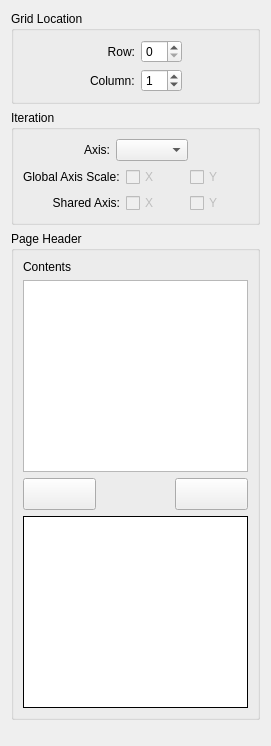
<?xml version="1.0" encoding="UTF-8"?>
<ui version="4.0">
 <class>IterateTab</class>
 <widget class="QWidget" name="IterateTab">
  <property name="geometry">
   <rect>
    <x>0</x>
    <y>0</y>
    <width>271</width>
    <height>746</height>
   </rect>
  </property>
  <property name="windowTitle">
   <string>Form</string>
  </property>
  <layout class="QVBoxLayout" name="tabLayout">
   <item>
    <widget class="QGroupBox" name="chooserFrame">
     <property name="title">
      <string>Grid Location</string>
     </property>
     <layout class="QHBoxLayout" name="horizontalLayout_2">
      <item>
       <spacer name="horizontalSpacer_3">
        <property name="orientation">
         <enum>Qt::Horizontal</enum>
        </property>
        <property name="sizeHint" stdset="0">
         <size>
          <width>45</width>
          <height>20</height>
         </size>
        </property>
       </spacer>
      </item>
      <item>
       <layout class="QGridLayout" name="gridLayout">
        <item row="0" column="0">
         <widget class="QLabel" name="rowIndexLabel">
          <property name="text">
           <string>Row:</string>
          </property>
          <property name="alignment">
           <set>Qt::AlignRight|Qt::AlignTrailing|Qt::AlignVCenter</set>
          </property>
         </widget>
        </item>
        <item row="0" column="1">
         <widget class="QSpinBox" name="gridRowSpin">
          <property name="toolTip">
           <string>The row location for the plot.  Setting the row to 0 indicates the plot should not be shown.</string>
          </property>
          <property name="minimum">
           <number>0</number>
          </property>
         </widget>
        </item>
        <item row="1" column="0">
         <widget class="QLabel" name="colIndexLabel">
          <property name="text">
           <string>Column:</string>
          </property>
         </widget>
        </item>
        <item row="1" column="1">
         <widget class="QSpinBox" name="gridColSpin">
          <property name="toolTip">
           <string>The column location for the plot.  Setting the column to 0 indicates the plot should not be shown.</string>
          </property>
          <property name="minimum">
           <number>0</number>
          </property>
          <property name="value">
           <number>1</number>
          </property>
         </widget>
        </item>
       </layout>
      </item>
      <item>
       <spacer name="horizontalSpacer_4">
        <property name="orientation">
         <enum>Qt::Horizontal</enum>
        </property>
        <property name="sizeHint" stdset="0">
         <size>
          <width>45</width>
          <height>20</height>
         </size>
        </property>
       </spacer>
      </item>
     </layout>
    </widget>
   </item>
   <item>
    <widget class="QGroupBox" name="iterationGroupBox">
     <property name="title">
      <string>Iteration</string>
     </property>
     <layout class="QVBoxLayout" name="verticalLayout">
      <item>
       <layout class="QHBoxLayout" name="horizontalLayout">
        <item>
         <spacer name="horizontalSpacer_2">
          <property name="orientation">
           <enum>Qt::Horizontal</enum>
          </property>
          <property name="sizeHint" stdset="0">
           <size>
            <width>40</width>
            <height>20</height>
           </size>
          </property>
         </spacer>
        </item>
        <item>
         <widget class="QLabel" name="iterationAxisChooserLabel">
          <property name="text">
           <string>Axis:</string>
          </property>
          <property name="alignment">
           <set>Qt::AlignRight|Qt::AlignTrailing|Qt::AlignVCenter</set>
          </property>
         </widget>
        </item>
        <item>
         <widget class="QComboBox" name="iterationAxisChooser">
          <property name="toolTip">
           <string>&lt;html&gt;&lt;head&gt;&lt;meta name=&quot;qrichtext&quot; content=&quot;1&quot; /&gt;&lt;style type=&quot;text/css&quot;&gt;
p, li { white-space: pre-wrap; }
&lt;/style&gt;&lt;/head&gt;&lt;body style=&quot; font-family:'Sans Serif'; font-size:9pt; font-weight:400; font-style:normal;&quot;&gt;
&lt;p style=&quot; margin-top:0px; margin-bottom:0px; margin-left:0px; margin-right:0px; -qt-block-indent:0; text-indent:0px;&quot;&gt;Choose what quantity will vary from plot to plot&lt;/p&gt;&lt;/body&gt;&lt;/html&gt;</string>
          </property>
         </widget>
        </item>
        <item>
         <spacer name="horizontalSpacer">
          <property name="orientation">
           <enum>Qt::Horizontal</enum>
          </property>
          <property name="sizeHint" stdset="0">
           <size>
            <width>40</width>
            <height>20</height>
           </size>
          </property>
         </spacer>
        </item>
       </layout>
      </item>
      <item>
       <layout class="QGridLayout" name="gridLayout_2">
        <item row="0" column="0">
         <widget class="QLabel" name="globalAxisLabel">
          <property name="text">
           <string>Global Axis Scale:</string>
          </property>
         </widget>
        </item>
        <item row="0" column="1">
         <widget class="QCheckBox" name="globalXCheck">
          <property name="enabled">
           <bool>false</bool>
          </property>
          <property name="text">
           <string>X</string>
          </property>
         </widget>
        </item>
        <item row="0" column="2">
         <widget class="QCheckBox" name="globalYCheck">
          <property name="enabled">
           <bool>false</bool>
          </property>
          <property name="text">
           <string>Y</string>
          </property>
         </widget>
        </item>
        <item row="1" column="0">
         <widget class="QLabel" name="commonAxisLabel">
          <property name="text">
           <string>Shared Axis:</string>
          </property>
          <property name="alignment">
           <set>Qt::AlignRight|Qt::AlignTrailing|Qt::AlignVCenter</set>
          </property>
         </widget>
        </item>
        <item row="1" column="1">
         <widget class="QCheckBox" name="sharedXCheck">
          <property name="enabled">
           <bool>false</bool>
          </property>
          <property name="toolTip">
           <string>Indicate if multiple plots should use a common x-axis.</string>
          </property>
          <property name="text">
           <string>X</string>
          </property>
         </widget>
        </item>
        <item row="1" column="2">
         <widget class="QCheckBox" name="sharedYCheck">
          <property name="enabled">
           <bool>false</bool>
          </property>
          <property name="toolTip">
           <string>Indicate if multiple plots should share a common y-axis.</string>
          </property>
          <property name="text">
           <string>Y</string>
          </property>
         </widget>
        </item>
       </layout>
      </item>
     </layout>
    </widget>
   </item>
   <item>
    <widget class="QGroupBox" name="pageHeaderGroupBox">
     <property name="sizePolicy">
      <sizepolicy hsizetype="Preferred" vsizetype="Fixed">
       <horstretch>0</horstretch>
       <verstretch>0</verstretch>
      </sizepolicy>
     </property>
     <property name="title">
      <string>Page Header</string>
     </property>
     <layout class="QVBoxLayout" name="pageHeaderGroupBoxLayout">
      <item>
       <layout class="QVBoxLayout" name="selectedItemsLayout">
        <item>
         <widget class="QLabel" name="selectedItemsLabel">
          <property name="text">
           <string>Contents</string>
          </property>
         </widget>
        </item>
        <item>
         <widget class="QTableView" name="selectedItemsTableView"/>
        </item>
       </layout>
      </item>
      <item>
       <layout class="QHBoxLayout" name="editItemsButtonsLayout">
        <item>
         <widget class="QPushButton" name="addItemsButton">
          <property name="sizePolicy">
           <sizepolicy hsizetype="Expanding" vsizetype="Fixed">
            <horstretch>0</horstretch>
            <verstretch>0</verstretch>
           </sizepolicy>
          </property>
          <property name="minimumSize">
           <size>
            <width>64</width>
            <height>32</height>
           </size>
          </property>
          <property name="maximumSize">
           <size>
            <width>16777215</width>
            <height>32</height>
           </size>
          </property>
          <property name="text">
           <string/>
          </property>
          <property name="icon">
           <iconset resource="GuiTabs.qrc">
            <normaloff>:/images/images/arrowUpOff.png</normaloff>
            <activeoff>:/images/images/arrowUpOnErr.png</activeoff>
            <activeon>:/images/images/arrowUpOn.png</activeon>:/images/images/arrowUpOff.png</iconset>
          </property>
          <property name="iconSize">
           <size>
            <width>32</width>
            <height>32</height>
           </size>
          </property>
          <property name="checkable">
           <bool>false</bool>
          </property>
          <property name="checked">
           <bool>false</bool>
          </property>
          <property name="autoDefault">
           <bool>false</bool>
          </property>
          <property name="default">
           <bool>false</bool>
          </property>
          <property name="flat">
           <bool>false</bool>
          </property>
         </widget>
        </item>
        <item>
         <spacer name="editItemsButtonsSpacer">
          <property name="orientation">
           <enum>Qt::Horizontal</enum>
          </property>
          <property name="sizeHint" stdset="0">
           <size>
            <width>40</width>
            <height>20</height>
           </size>
          </property>
         </spacer>
        </item>
        <item>
         <widget class="QPushButton" name="removeItemsButton">
          <property name="sizePolicy">
           <sizepolicy hsizetype="Expanding" vsizetype="Fixed">
            <horstretch>0</horstretch>
            <verstretch>0</verstretch>
           </sizepolicy>
          </property>
          <property name="minimumSize">
           <size>
            <width>64</width>
            <height>32</height>
           </size>
          </property>
          <property name="maximumSize">
           <size>
            <width>16777215</width>
            <height>32</height>
           </size>
          </property>
          <property name="text">
           <string/>
          </property>
          <property name="iconSize">
           <size>
            <width>32</width>
            <height>32</height>
           </size>
          </property>
         </widget>
        </item>
       </layout>
      </item>
      <item>
       <widget class="QTableView" name="availableItemsTableView">
        <property name="frameShape">
         <enum>QFrame::Box</enum>
        </property>
        <property name="frameShadow">
         <enum>QFrame::Plain</enum>
        </property>
       </widget>
      </item>
     </layout>
    </widget>
   </item>
   <item>
    <spacer name="verticalSpacer">
     <property name="orientation">
      <enum>Qt::Vertical</enum>
     </property>
     <property name="sizeHint" stdset="0">
      <size>
       <width>20</width>
       <height>2</height>
      </size>
     </property>
    </spacer>
   </item>
  </layout>
 </widget>
 <resources>
  <include location="GuiTabs.qrc"/>
 </resources>
 <connections/>
</ui>
